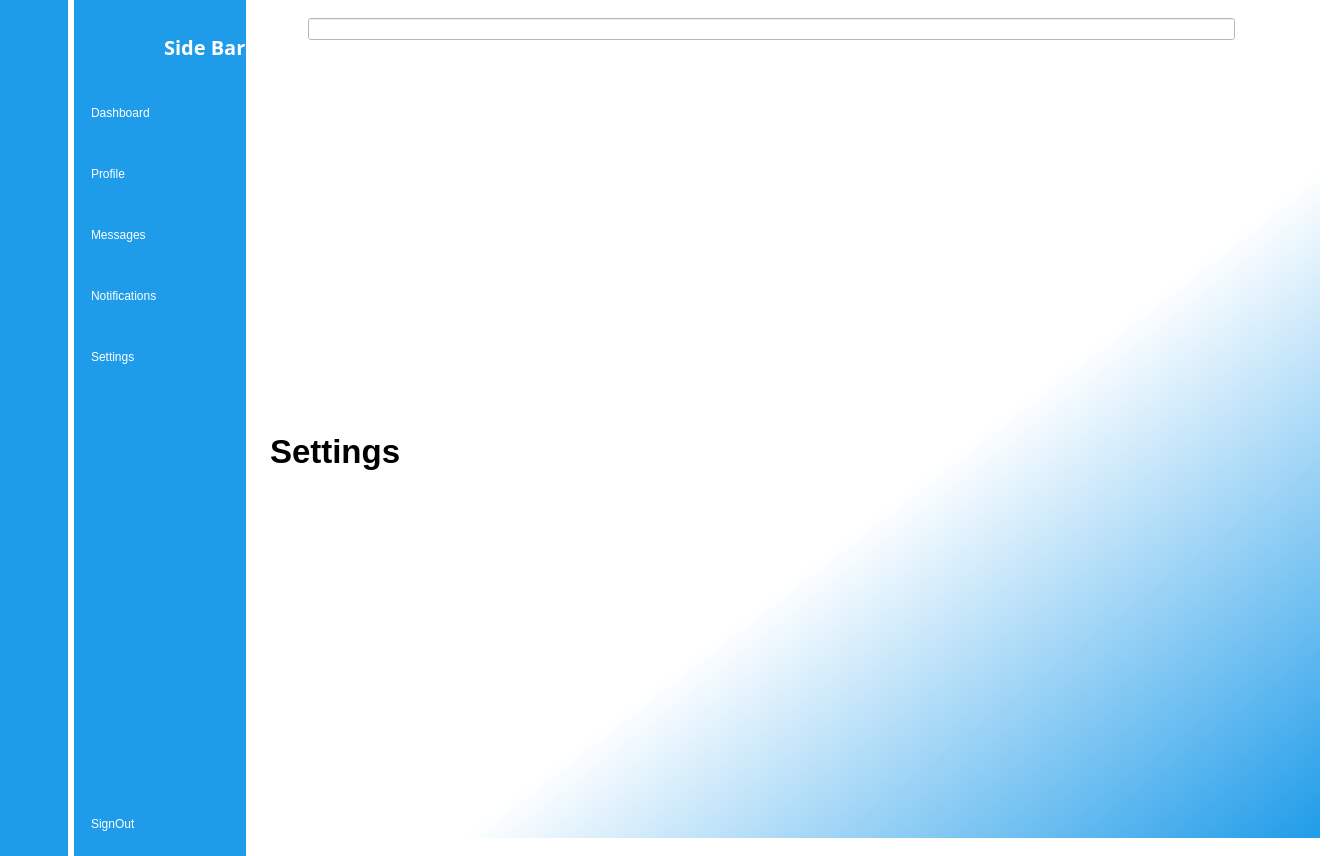
<?xml version="1.0" encoding="UTF-8"?>
<ui version="4.0">
 <class>MainWindow</class>
 <widget class="QMainWindow" name="MainWindow">
  <property name="geometry">
   <rect>
    <x>0</x>
    <y>0</y>
    <width>1338</width>
    <height>856</height>
   </rect>
  </property>
  <property name="windowTitle">
   <string>MainWindow</string>
  </property>
  <property name="styleSheet">
   <string notr="true">background-color: rgb(245, 250, 254);
background-color: rgb(255, 255, 255);</string>
  </property>
  <widget class="QWidget" name="centralwidget">
   <layout class="QGridLayout" name="gridLayout">
    <property name="leftMargin">
     <number>0</number>
    </property>
    <property name="topMargin">
     <number>0</number>
    </property>
    <property name="rightMargin">
     <number>0</number>
    </property>
    <property name="bottomMargin">
     <number>0</number>
    </property>
    <item row="0" column="0">
     <widget class="QWidget" name="Icon_Widget" native="true">
      <property name="styleSheet">
       <string notr="true">QWidget{
	background-color: rgb(31, 156, 233);
}
QPushButton{
	color:white;
	height:50px;
	border:none;
}

QPushButton:Checked{
	background-color:#f5fafe;
	color:#1f95ef;
	font-weight:bold;
	border-radius:10px;
}


</string>
      </property>
      <layout class="QVBoxLayout" name="verticalLayout_4">
       <property name="spacing">
        <number>15</number>
       </property>
       <item>
        <layout class="QHBoxLayout" name="horizontalLayout_4">
         <item>
          <widget class="QLabel" name="label">
           <property name="minimumSize">
            <size>
             <width>50</width>
             <height>60</height>
            </size>
           </property>
           <property name="maximumSize">
            <size>
             <width>65</width>
             <height>80</height>
            </size>
           </property>
           <property name="text">
            <string/>
           </property>
           <property name="pixmap">
            <pixmap resource="C:/Users/Strix/Desktop/SideMenu/Resources/resources.qrc">:/images/profile 2white.png</pixmap>
           </property>
           <property name="scaledContents">
            <bool>true</bool>
           </property>
          </widget>
         </item>
        </layout>
       </item>
       <item>
        <layout class="QVBoxLayout" name="verticalLayout_2">
         <property name="spacing">
          <number>13</number>
         </property>
         <item>
          <widget class="QPushButton" name="Dashboard_S">
           <property name="text">
            <string/>
           </property>
           <property name="icon">
            <iconset resource="C:/Users/Strix/Desktop/SideMenu/Resources/resources.qrc">
             <normaloff>:/images/dashboard white.png</normaloff>
             <normalon>:/images/dashboard Blue.png</normalon>:/images/dashboard white.png</iconset>
           </property>
           <property name="checkable">
            <bool>true</bool>
           </property>
           <property name="autoExclusive">
            <bool>true</bool>
           </property>
          </widget>
         </item>
         <item>
          <widget class="QPushButton" name="Profile_S">
           <property name="text">
            <string/>
           </property>
           <property name="icon">
            <iconset resource="C:/Users/Strix/Desktop/SideMenu/Resources/resources.qrc">
             <normaloff>:/images/user (white).png</normaloff>
             <normalon>:/images/user (blue).png</normalon>:/images/user (white).png</iconset>
           </property>
           <property name="checkable">
            <bool>true</bool>
           </property>
           <property name="autoExclusive">
            <bool>true</bool>
           </property>
          </widget>
         </item>
         <item>
          <widget class="QPushButton" name="Messages_S">
           <property name="text">
            <string/>
           </property>
           <property name="icon">
            <iconset resource="C:/Users/Strix/Desktop/SideMenu/Resources/resources.qrc">
             <normaloff>:/images/comments white.png</normaloff>
             <normalon>:/images/comments.png</normalon>:/images/comments white.png</iconset>
           </property>
           <property name="checkable">
            <bool>true</bool>
           </property>
           <property name="autoExclusive">
            <bool>true</bool>
           </property>
          </widget>
         </item>
         <item>
          <widget class="QPushButton" name="Notifications_S">
           <property name="text">
            <string/>
           </property>
           <property name="icon">
            <iconset resource="C:/Users/Strix/Desktop/SideMenu/Resources/resources.qrc">
             <normaloff>:/images/Notification white.png</normaloff>
             <normalon>:/images/Notification Blue.png</normalon>:/images/Notification white.png</iconset>
           </property>
           <property name="checkable">
            <bool>true</bool>
           </property>
           <property name="autoExclusive">
            <bool>true</bool>
           </property>
          </widget>
         </item>
         <item>
          <widget class="QPushButton" name="Settings_S">
           <property name="text">
            <string/>
           </property>
           <property name="icon">
            <iconset resource="C:/Users/Strix/Desktop/SideMenu/Resources/resources.qrc">
             <normaloff>:/images/Setting white.png</normaloff>
             <normalon>:/images/Setting Blue.png</normalon>:/images/Setting white.png</iconset>
           </property>
           <property name="checkable">
            <bool>true</bool>
           </property>
           <property name="autoExclusive">
            <bool>true</bool>
           </property>
          </widget>
         </item>
         <item>
          <spacer name="verticalSpacer">
           <property name="orientation">
            <enum>Qt::Vertical</enum>
           </property>
           <property name="sizeHint" stdset="0">
            <size>
             <width>20</width>
             <height>548</height>
            </size>
           </property>
          </spacer>
         </item>
         <item>
          <widget class="QPushButton" name="SignOut_S">
           <property name="text">
            <string/>
           </property>
           <property name="icon">
            <iconset resource="C:/Users/Strix/Desktop/SideMenu/Resources/resources.qrc">
             <normaloff>:/images/power white.png</normaloff>:/images/power white.png</iconset>
           </property>
           <property name="checkable">
            <bool>true</bool>
           </property>
          </widget>
         </item>
        </layout>
       </item>
      </layout>
     </widget>
    </item>
    <item row="0" column="1">
     <widget class="QWidget" name="Icon_Name_Widget" native="true">
      <property name="styleSheet">
       <string notr="true">QWidget{
	background-color: rgb(31, 156, 233);
}
QPushButton{
	color:white;
	text-align:left;
	height:30px;
	border:None;
	padding:8px;
	border-top-left-radius:10px;
	border-bottom-left-radius:10px;
}
QPushButton:Checked{
	background-color:#f5fafe;
	color:#1f95ef;
	font-weight:bold;
}




</string>
      </property>
      <layout class="QVBoxLayout" name="verticalLayout_3">
       <property name="rightMargin">
        <number>0</number>
       </property>
       <item>
        <layout class="QHBoxLayout" name="horizontalLayout_3">
         <item>
          <widget class="QLabel" name="label_2">
           <property name="minimumSize">
            <size>
             <width>75</width>
             <height>75</height>
            </size>
           </property>
           <property name="maximumSize">
            <size>
             <width>75</width>
             <height>75</height>
            </size>
           </property>
           <property name="text">
            <string/>
           </property>
           <property name="pixmap">
            <pixmap resource="C:/Users/Strix/Desktop/SideMenu/Resources/resources.qrc">:/images/profile 2white.png</pixmap>
           </property>
           <property name="scaledContents">
            <bool>true</bool>
           </property>
           <property name="margin">
            <number>2</number>
           </property>
          </widget>
         </item>
         <item>
          <widget class="QLabel" name="label_3">
           <property name="font">
            <font>
             <family>Bahnschrift SemiBold Condensed</family>
             <pointsize>15</pointsize>
             <weight>75</weight>
             <bold>true</bold>
            </font>
           </property>
           <property name="styleSheet">
            <string notr="true">color:White</string>
           </property>
           <property name="text">
            <string>Side Bar</string>
           </property>
           <property name="margin">
            <number>4</number>
           </property>
          </widget>
         </item>
        </layout>
       </item>
       <item>
        <layout class="QVBoxLayout" name="verticalLayout">
         <property name="spacing">
          <number>15</number>
         </property>
         <item>
          <widget class="QPushButton" name="Dashboard_B">
           <property name="text">
            <string>Dashboard</string>
           </property>
           <property name="icon">
            <iconset resource="C:/Users/Strix/Desktop/SideMenu/Resources/resources.qrc">
             <normaloff>:/images/dashboard white.png</normaloff>
             <normalon>:/images/dashboard Blue.png</normalon>:/images/dashboard white.png</iconset>
           </property>
           <property name="checkable">
            <bool>true</bool>
           </property>
           <property name="autoExclusive">
            <bool>true</bool>
           </property>
          </widget>
         </item>
         <item>
          <widget class="QPushButton" name="Profile_B">
           <property name="text">
            <string>Profile</string>
           </property>
           <property name="icon">
            <iconset resource="C:/Users/Strix/Desktop/SideMenu/Resources/resources.qrc">
             <normaloff>:/images/user (white).png</normaloff>
             <normalon>:/images/user (blue).png</normalon>:/images/user (white).png</iconset>
           </property>
           <property name="checkable">
            <bool>true</bool>
           </property>
           <property name="autoExclusive">
            <bool>true</bool>
           </property>
          </widget>
         </item>
         <item>
          <widget class="QPushButton" name="Messages_B">
           <property name="text">
            <string>Messages</string>
           </property>
           <property name="icon">
            <iconset resource="C:/Users/Strix/Desktop/SideMenu/Resources/resources.qrc">
             <normaloff>:/images/comments white.png</normaloff>
             <normalon>:/images/comments.png</normalon>:/images/comments white.png</iconset>
           </property>
           <property name="checkable">
            <bool>true</bool>
           </property>
           <property name="autoExclusive">
            <bool>true</bool>
           </property>
          </widget>
         </item>
         <item>
          <widget class="QPushButton" name="Notifications_B">
           <property name="text">
            <string>Notifications</string>
           </property>
           <property name="icon">
            <iconset resource="C:/Users/Strix/Desktop/SideMenu/Resources/resources.qrc">
             <normaloff>:/images/Notification white.png</normaloff>
             <normalon>:/images/Notification Blue.png</normalon>:/images/Notification white.png</iconset>
           </property>
           <property name="checkable">
            <bool>true</bool>
           </property>
           <property name="autoExclusive">
            <bool>true</bool>
           </property>
          </widget>
         </item>
         <item>
          <widget class="QPushButton" name="Settings_B">
           <property name="text">
            <string>Settings</string>
           </property>
           <property name="icon">
            <iconset resource="C:/Users/Strix/Desktop/SideMenu/Resources/resources.qrc">
             <normaloff>:/images/Setting white.png</normaloff>
             <normalon>:/images/Setting Blue.png</normalon>:/images/Setting white.png</iconset>
           </property>
           <property name="checkable">
            <bool>true</bool>
           </property>
           <property name="autoExclusive">
            <bool>true</bool>
           </property>
          </widget>
         </item>
         <item>
          <spacer name="verticalSpacer_2">
           <property name="orientation">
            <enum>Qt::Vertical</enum>
           </property>
           <property name="sizeHint" stdset="0">
            <size>
             <width>20</width>
             <height>548</height>
            </size>
           </property>
          </spacer>
         </item>
         <item>
          <widget class="QPushButton" name="SignOut_B">
           <property name="text">
            <string>SignOut</string>
           </property>
           <property name="icon">
            <iconset resource="C:/Users/Strix/Desktop/SideMenu/Resources/resources.qrc">
             <normaloff>:/images/power white.png</normaloff>
             <normalon>:/images/power blue.png</normalon>:/images/power white.png</iconset>
           </property>
           <property name="checkable">
            <bool>true</bool>
           </property>
          </widget>
         </item>
        </layout>
       </item>
      </layout>
     </widget>
    </item>
    <item row="0" column="2">
     <widget class="QWidget" name="widget_3" native="true">
      <property name="styleSheet">
       <string notr="true">background-color: rgb(255, 255, 255);</string>
      </property>
      <layout class="QVBoxLayout" name="verticalLayout_5">
       <item>
        <widget class="QWidget" name="Header" native="true">
         <layout class="QHBoxLayout" name="horizontalLayout_5">
          <item>
           <layout class="QHBoxLayout" name="horizontalLayout_2">
            <item>
             <widget class="QPushButton" name="Menu">
              <property name="styleSheet">
               <string notr="true">border:none;</string>
              </property>
              <property name="text">
               <string/>
              </property>
              <property name="icon">
               <iconset resource="C:/Users/Strix/Desktop/SideMenu/Resources/resources.qrc">
                <normaloff>:/images/menu-bar blue.png</normaloff>:/images/menu-bar blue.png</iconset>
              </property>
              <property name="iconSize">
               <size>
                <width>30</width>
                <height>30</height>
               </size>
              </property>
              <property name="checkable">
               <bool>true</bool>
              </property>
             </widget>
            </item>
           </layout>
          </item>
          <item>
           <widget class="QLineEdit" name="lineEdit">
            <property name="styleSheet">
             <string notr="true"/>
            </property>
           </widget>
          </item>
          <item>
           <layout class="QHBoxLayout" name="horizontalLayout">
            <property name="spacing">
             <number>15</number>
            </property>
            <item>
             <widget class="QPushButton" name="Search">
              <property name="styleSheet">
               <string notr="true">border:none;</string>
              </property>
              <property name="text">
               <string/>
              </property>
              <property name="icon">
               <iconset resource="C:/Users/Strix/Desktop/SideMenu/Resources/resources.qrc">
                <normaloff>:/images/Search Icon Blue.png</normaloff>:/images/Search Icon Blue.png</iconset>
              </property>
              <property name="iconSize">
               <size>
                <width>100</width>
                <height>20</height>
               </size>
              </property>
             </widget>
            </item>
            <item>
             <widget class="QPushButton" name="Profile">
              <property name="styleSheet">
               <string notr="true">border:none;</string>
              </property>
              <property name="text">
               <string/>
              </property>
              <property name="icon">
               <iconset resource="C:/Users/Strix/Desktop/SideMenu/Resources/resources.qrc">
                <normaloff>:/images/user (blue).png</normaloff>:/images/user (blue).png</iconset>
              </property>
              <property name="iconSize">
               <size>
                <width>30</width>
                <height>20</height>
               </size>
              </property>
             </widget>
            </item>
           </layout>
          </item>
         </layout>
        </widget>
       </item>
       <item>
        <widget class="QStackedWidget" name="stackedWidget">
         <property name="styleSheet">
          <string notr="true">background-color: qlineargradient(spread:pad, x1:1, y1:1, x2:0.567, y2:0.590545, stop:0 rgba(31, 156, 233, 255), stop:1 rgba(255, 255, 255, 255));
background-color: rgb(255, 255, 255);
</string>
         </property>
         <property name="currentIndex">
          <number>4</number>
         </property>
         <widget class="QWidget" name="Dashboard_Page">
          <property name="styleSheet">
           <string notr="true"/>
          </property>
          <layout class="QHBoxLayout" name="horizontalLayout_7">
           <item>
            <widget class="QLabel" name="label_4">
             <property name="font">
              <font>
               <pointsize>25</pointsize>
               <weight>75</weight>
               <bold>true</bold>
              </font>
             </property>
             <property name="styleSheet">
              <string notr="true">background-color: qlineargradient(spread:pad, x1:1, y1:1, x2:0.567, y2:0.590545, stop:0 rgba(31, 156, 233, 255), stop:1 rgba(255, 255, 255, 255));
</string>
             </property>
             <property name="text">
              <string>Dashboard</string>
             </property>
            </widget>
           </item>
          </layout>
         </widget>
         <widget class="QWidget" name="Profile_Page">
          <layout class="QHBoxLayout" name="horizontalLayout_8">
           <item>
            <widget class="QLabel" name="label_5">
             <property name="font">
              <font>
               <pointsize>25</pointsize>
               <weight>75</weight>
               <bold>true</bold>
              </font>
             </property>
             <property name="styleSheet">
              <string notr="true">background-color: qlineargradient(spread:pad, x1:1, y1:1, x2:0.567, y2:0.590545, stop:0 rgba(31, 156, 233, 255), stop:1 rgba(255, 255, 255, 255));
</string>
             </property>
             <property name="text">
              <string>Profile</string>
             </property>
            </widget>
           </item>
          </layout>
         </widget>
         <widget class="QWidget" name="Messages_Page">
          <layout class="QHBoxLayout" name="horizontalLayout_9">
           <item>
            <widget class="QLabel" name="label_6">
             <property name="font">
              <font>
               <pointsize>25</pointsize>
               <weight>75</weight>
               <bold>true</bold>
              </font>
             </property>
             <property name="styleSheet">
              <string notr="true">background-color: qlineargradient(spread:pad, x1:1, y1:1, x2:0.567, y2:0.590545, stop:0 rgba(31, 156, 233, 255), stop:1 rgba(255, 255, 255, 255));
</string>
             </property>
             <property name="text">
              <string>Messages</string>
             </property>
            </widget>
           </item>
          </layout>
         </widget>
         <widget class="QWidget" name="Notifications_Page">
          <layout class="QVBoxLayout" name="verticalLayout_6">
           <item>
            <widget class="QLabel" name="label_7">
             <property name="font">
              <font>
               <pointsize>25</pointsize>
               <weight>75</weight>
               <bold>true</bold>
              </font>
             </property>
             <property name="styleSheet">
              <string notr="true">background-color: qlineargradient(spread:pad, x1:1, y1:1, x2:0.567, y2:0.590545, stop:0 rgba(31, 156, 233, 255), stop:1 rgba(255, 255, 255, 255));
</string>
             </property>
             <property name="text">
              <string>Notifications</string>
             </property>
            </widget>
           </item>
          </layout>
         </widget>
         <widget class="QWidget" name="Settings_Page">
          <layout class="QHBoxLayout" name="horizontalLayout_6">
           <item>
            <widget class="QLabel" name="label_8">
             <property name="font">
              <font>
               <pointsize>25</pointsize>
               <weight>75</weight>
               <bold>true</bold>
              </font>
             </property>
             <property name="styleSheet">
              <string notr="true">background-color: qlineargradient(spread:pad, x1:1, y1:1, x2:0.567, y2:0.590545, stop:0 rgba(31, 156, 233, 255), stop:1 rgba(255, 255, 255, 255));
</string>
             </property>
             <property name="text">
              <string>Settings</string>
             </property>
            </widget>
           </item>
          </layout>
         </widget>
        </widget>
       </item>
      </layout>
     </widget>
    </item>
   </layout>
  </widget>
 </widget>
 <resources>
  <include location="C:/Users/Strix/Desktop/SideMenu/Resources/resources.qrc"/>
  <include location="Resources.qrc"/>
 </resources>
 <connections>
  <connection>
   <sender>Menu</sender>
   <signal>toggled(bool)</signal>
   <receiver>Icon_Widget</receiver>
   <slot>setHidden(bool)</slot>
   <hints>
    <hint type="sourcelabel">
     <x>328</x>
     <y>52</y>
    </hint>
    <hint type="destinationlabel">
     <x>81</x>
     <y>468</y>
    </hint>
   </hints>
  </connection>
  <connection>
   <sender>Menu</sender>
   <signal>toggled(bool)</signal>
   <receiver>Icon_Name_Widget</receiver>
   <slot>setVisible(bool)</slot>
   <hints>
    <hint type="sourcelabel">
     <x>331</x>
     <y>47</y>
    </hint>
    <hint type="destinationlabel">
     <x>267</x>
     <y>524</y>
    </hint>
   </hints>
  </connection>
  <connection>
   <sender>Settings_S</sender>
   <signal>toggled(bool)</signal>
   <receiver>Settings_B</receiver>
   <slot>setChecked(bool)</slot>
   <hints>
    <hint type="sourcelabel">
     <x>43</x>
     <y>364</y>
    </hint>
    <hint type="destinationlabel">
     <x>141</x>
     <y>363</y>
    </hint>
   </hints>
  </connection>
  <connection>
   <sender>Notifications_S</sender>
   <signal>toggled(bool)</signal>
   <receiver>Notifications_B</receiver>
   <slot>setChecked(bool)</slot>
   <hints>
    <hint type="sourcelabel">
     <x>63</x>
     <y>302</y>
    </hint>
    <hint type="destinationlabel">
     <x>151</x>
     <y>308</y>
    </hint>
   </hints>
  </connection>
  <connection>
   <sender>Messages_S</sender>
   <signal>toggled(bool)</signal>
   <receiver>Messages_B</receiver>
   <slot>setChecked(bool)</slot>
   <hints>
    <hint type="sourcelabel">
     <x>64</x>
     <y>249</y>
    </hint>
    <hint type="destinationlabel">
     <x>157</x>
     <y>252</y>
    </hint>
   </hints>
  </connection>
  <connection>
   <sender>Profile_S</sender>
   <signal>toggled(bool)</signal>
   <receiver>Profile_B</receiver>
   <slot>setChecked(bool)</slot>
   <hints>
    <hint type="sourcelabel">
     <x>45</x>
     <y>168</y>
    </hint>
    <hint type="destinationlabel">
     <x>180</x>
     <y>168</y>
    </hint>
   </hints>
  </connection>
  <connection>
   <sender>Dashboard_S</sender>
   <signal>toggled(bool)</signal>
   <receiver>Dashboard_B</receiver>
   <slot>setChecked(bool)</slot>
   <hints>
    <hint type="sourcelabel">
     <x>48</x>
     <y>119</y>
    </hint>
    <hint type="destinationlabel">
     <x>204</x>
     <y>126</y>
    </hint>
   </hints>
  </connection>
  <connection>
   <sender>SignOut_S</sender>
   <signal>toggled(bool)</signal>
   <receiver>SignOut_B</receiver>
   <slot>setChecked(bool)</slot>
   <hints>
    <hint type="sourcelabel">
     <x>50</x>
     <y>824</y>
    </hint>
    <hint type="destinationlabel">
     <x>162</x>
     <y>827</y>
    </hint>
   </hints>
  </connection>
  <connection>
   <sender>Dashboard_B</sender>
   <signal>toggled(bool)</signal>
   <receiver>Dashboard_S</receiver>
   <slot>setChecked(bool)</slot>
   <hints>
    <hint type="sourcelabel">
     <x>131</x>
     <y>102</y>
    </hint>
    <hint type="destinationlabel">
     <x>60</x>
     <y>95</y>
    </hint>
   </hints>
  </connection>
  <connection>
   <sender>Profile_B</sender>
   <signal>toggled(bool)</signal>
   <receiver>Profile_S</receiver>
   <slot>setChecked(bool)</slot>
   <hints>
    <hint type="sourcelabel">
     <x>119</x>
     <y>192</y>
    </hint>
    <hint type="destinationlabel">
     <x>61</x>
     <y>188</y>
    </hint>
   </hints>
  </connection>
  <connection>
   <sender>Messages_B</sender>
   <signal>toggled(bool)</signal>
   <receiver>Messages_S</receiver>
   <slot>setChecked(bool)</slot>
   <hints>
    <hint type="sourcelabel">
     <x>120</x>
     <y>228</y>
    </hint>
    <hint type="destinationlabel">
     <x>42</x>
     <y>222</y>
    </hint>
   </hints>
  </connection>
  <connection>
   <sender>Notifications_B</sender>
   <signal>toggled(bool)</signal>
   <receiver>Notifications_S</receiver>
   <slot>setChecked(bool)</slot>
   <hints>
    <hint type="sourcelabel">
     <x>116</x>
     <y>286</y>
    </hint>
    <hint type="destinationlabel">
     <x>67</x>
     <y>281</y>
    </hint>
   </hints>
  </connection>
  <connection>
   <sender>Settings_B</sender>
   <signal>toggled(bool)</signal>
   <receiver>Settings_S</receiver>
   <slot>setChecked(bool)</slot>
   <hints>
    <hint type="sourcelabel">
     <x>190</x>
     <y>348</y>
    </hint>
    <hint type="destinationlabel">
     <x>58</x>
     <y>344</y>
    </hint>
   </hints>
  </connection>
  <connection>
   <sender>SignOut_B</sender>
   <signal>toggled(bool)</signal>
   <receiver>SignOut_S</receiver>
   <slot>setChecked(bool)</slot>
   <hints>
    <hint type="sourcelabel">
     <x>153</x>
     <y>801</y>
    </hint>
    <hint type="destinationlabel">
     <x>54</x>
     <y>795</y>
    </hint>
   </hints>
  </connection>
  <connection>
   <sender>SignOut_B</sender>
   <signal>toggled(bool)</signal>
   <receiver>MainWindow</receiver>
   <slot>close()</slot>
   <hints>
    <hint type="sourcelabel">
     <x>249</x>
     <y>817</y>
    </hint>
    <hint type="destinationlabel">
     <x>242</x>
     <y>899</y>
    </hint>
   </hints>
  </connection>
  <connection>
   <sender>SignOut_S</sender>
   <signal>toggled(bool)</signal>
   <receiver>MainWindow</receiver>
   <slot>close()</slot>
   <hints>
    <hint type="sourcelabel">
     <x>63</x>
     <y>841</y>
    </hint>
    <hint type="destinationlabel">
     <x>57</x>
     <y>901</y>
    </hint>
   </hints>
  </connection>
 </connections>
</ui>
